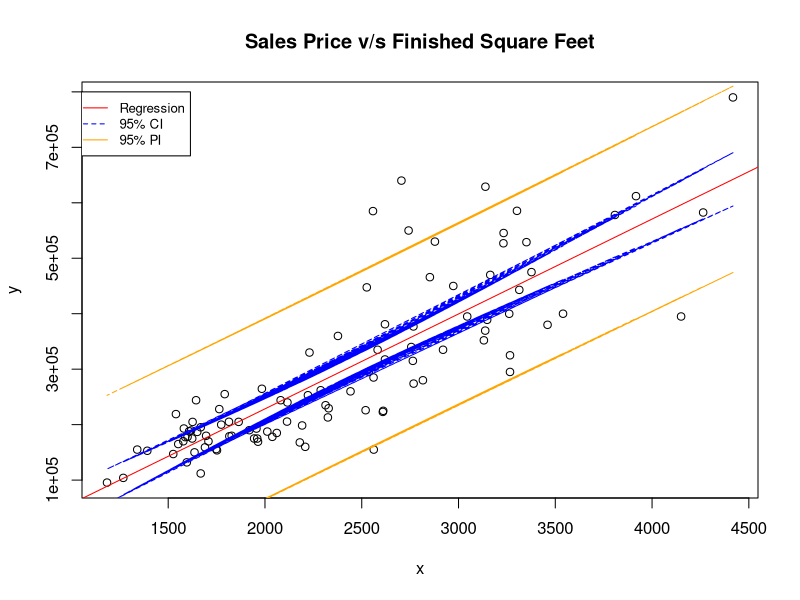

Recreate this plot in R.
DST=read.table("APPENC07.txt",fill = FALSE, header = TRUE) 
X=DST$sqft
Y=DST$Price
z=sample(1:522,100)
x=X[z]
y=Y[z]
fit=lm(formula = y~x)
plot(x,y,main="Sales Price v/s Finished Square Feet")
abline(fit,col="red")
conf_interval = predict(fit,newdata = data.frame(x), interval="confidence",
                        level = 0.95)
lines(x, conf_interval[,2], col="blue", lty=2)
lines(x, conf_interval[,3], col="blue", lty=2)
pred_interval = predict(fit,newdata = data.frame(x), interval="prediction",
                        level = 0.95)
lines(x, pred_interval[,2], col="orange", lty=2)
lines(x, pred_interval[,3], col="orange", lty=2)
legend(1000,8e+05, legend=c("Regression", "95% CI", "95% PI"),
       col=c("red", "blue", "orange"), lty=1:2, cex=0.8)
x2=sum((x-mean(x))^2)
y2=sum((x-mean(x))*(y-mean(y)))
b1=y2/x2
b0=mean(y)-b1*mean(x)
err=y-b0-b1*x
sse=sum(err^2)
mse=sse/98
t=qt(0.975,98)
se_conf=sqrt(mse/100)
y_hat=b0+b1*mean(x)
y_confUpper=y_hat+t*se_conf
y_confLower=y_hat-t*se_conf
se_pred=sqrt(mse*(1+1/100))
y_predUpper_formula=y_hat+t*se_pred
y_predLower_formula=y_hat-t*se_pred
conf_interval_y <- predict(fit, newdata=data.frame(x), interval="confidence",level = 0.95)
pred_interval_y <- predict(fit, newdata=data.frame(x), interval="prediction",level = 0.95)
y_confUpperR=mean(conf_interval_y[,3])
y_confLowerR=mean(conf_interval_y[,2])
y_predUpper_formulaR=mean(pred_interval_y[,3])
y_predLower_formulaR=mean(pred_interval_y[,2])